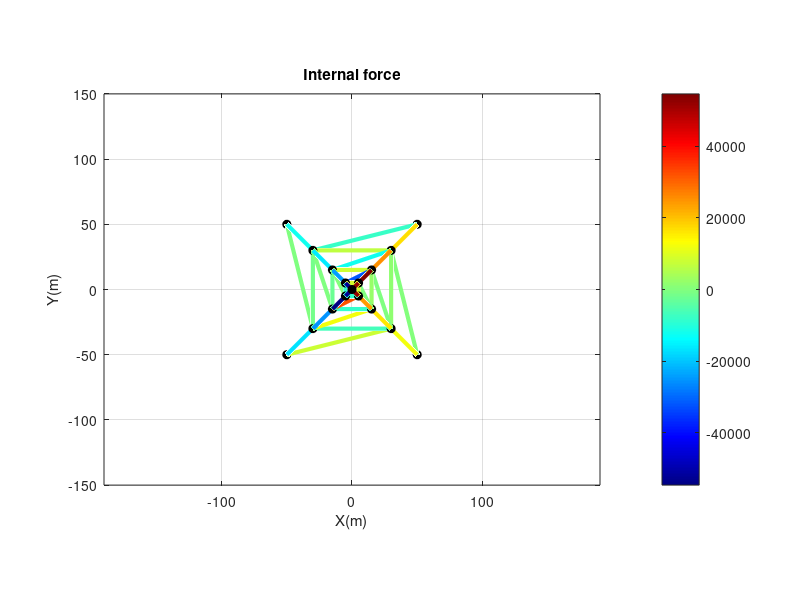

The MATLAB source for this figure: (Note: this script raises an error after producing the figure.)
%%%%%%%%%%%%%%%%%%%%%%%%%%%%%
% 
%  绘制桁架结构杆内分布  三维版本
%     2025.09.16
% 
%%%%%%%%%%%%%%%%%%%%%%%%%%%%%
clear;clc;

% 节点坐标 (示例)
Node = ...
[ 5.00000e+01    5.00000e+01    0.00000e+00
 -5.00000e+01    5.00000e+01    0.00000e+00
 -5.00000e+01   -5.00000e+01    0.00000e+00
  5.00000e+01   -5.00000e+01    0.00000e+00
  3.00000e+01    3.00000e+01    5.00000e+01
 -3.00000e+01    3.00000e+01    5.00000e+01
 -3.00000e+01   -3.00000e+01    5.00000e+01
  3.00000e+01   -3.00000e+01    5.00000e+01
  1.50000e+01    1.50000e+01    1.00000e+02
 -1.50000e+01    1.50000e+01    1.00000e+02
 -1.50000e+01   -1.50000e+01    1.00000e+02
  1.50000e+01   -1.50000e+01    1.00000e+02
  5.00000e+00    5.00000e+00    1.50000e+02
 -5.00000e+00    5.00000e+00    1.50000e+02
 -5.00000e+00   -5.00000e+00    1.50000e+02
  5.00000e+00   -5.00000e+00    1.50000e+02
  0.00000e+00    0.00000e+00    3.00000e+02
];

% 杆件连接 (示例)
Element = [  5        6
  6        7
  7        8
  8        5
  9       10
 10       11
 11       12
 12        9
 13       14
 14       15
 15       16
 16       13
  1        5
  5        9
  9       13
  2        6
  6       10
 10       14
  3        7
  7       11
 11       15
  4        8
  8       12
 12       16
 13       17
 14       17
 15       17
 16       17
  1        6
  2        7
  3        8
  4        5
  5       10
  6       11
  7       12
  8        9
  9       14
 10       15
 11       16
 12       13
  5        7
  6        8
  9       11
 10       12
 13       15
 14       16
];

% 每根杆的内力 (示例数据)
N = [  6.70833e+03
 -1.45833e+03
 -6.70833e+03
  1.45833e+03
  8.16667e+03
 -2.33333e+03
 -8.16667e+03
  2.33333e+03
  8.75000e+03
 -8.75000e+03
 -8.75000e+03
  8.75000e+03
  1.67550e+04
  2.53465e+04
  5.45596e+04
 -1.20636e+04
 -1.58416e+04
 -2.42487e+04
 -1.67550e+04
 -2.53465e+04
 -5.45596e+04
  1.20636e+04
  1.58416e+04
  2.42487e+04
  5.25583e+04
 -5.25583e+04
 -5.25583e+04
  5.25583e+04
 -7.87565e+03
 -2.44472e-11
  7.87565e+03
  1.04774e-11
 -1.20610e+04
 -1.39698e-11
  1.20610e+04
 -2.56114e-11
 -3.19505e+04
  9.31323e-12
  3.19505e+04
 -2.60770e-10
  5.23869e-12
  4.65661e-12
  2.32831e-11
  9.31323e-12
  3.72529e-11
 -3.72529e-11
];  

% 颜色映射
cmap = jet(256); % 使用 jet 色带
cmin = min(N);
cmax = max(N);

figure; 
hold on; axis equal; box on; grid on;

for e = 1:size(Element,1)
    i = Element(e,1);
    j = Element(e,2);
    x = [Node(i,1), Node(j,1)];
    y = [Node(i,2), Node(j,2)];
    z = [Node(i,3), Node(j,3)];

    % 当前内力值
    val = N(e);
    % 映射到 colormap
    idx = round((val - cmin)/(cmax - cmin) * (size(cmap,1)-1)) + 1;
    plot3(x, y, z, 'LineWidth', 3, 'Color', cmap(idx,:));
    
end
% 绘制节点
plot3(Node(:,1), Node(:,2), Node(:,3), 'ko', 'MarkerFaceColor','k');

% 添加标题
title('Internal force');
xlabel('X(m)'); ylabel('Y(m)'); zlabel('Z(m)');

% 绘图区域
% coeff = 1.2;
% cent_x = (max(Node(:,1)) + min(Node(:,1)))/2;
% cent_y = (max(Node(:,2)) + min(Node(:,2)))/2;
% width  = (max(Node(:,1)) - min(Node(:,1)))/2;
% height = (max(Node(:,2)) - min(Node(:,2)))/2;
% xlim([cent_x -  width * coeff, cent_x +  width * coeff]);
% % ylim([cent_y - height * coeff, cent_y + height * coeff]);

% 添加 colorbar
colormap(cmap);
caxis([cmin cmax]);
hc = colorbar;
hc.Label.String = 'Force (N)';

% 图片调整
ax = gca;
ax.FontName = 'Times New Roman';
ax.FontSize = 18;
ax.LineWidth = 1.5;









